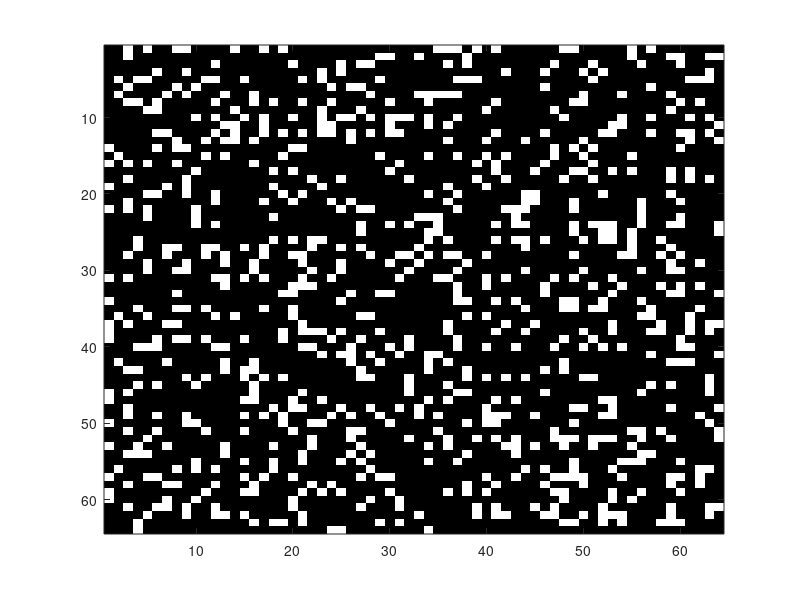

Here is the MATLAB script that generated this plot: (Note: this script raises an error after producing the figure.)
%%%%%%%%%%%%%%%%%%%%%%%%%%%%%%%%%%%%%%%%%%%%%%%%%%%%%%%%%%%%%%%%%%
% Introduction to Scientific Computing - WBCS14003              %
%                                                               %
%  Simulate spatial pattern formation in Matlab                 %
%  via cellular automata                                        %
%                                                               %
%%%%%%%%%%%%%%%%%%%%%%%%%%%%%%%%%%%%%%%%%%%%%%%%%%%%%%%%%%%%%%%%%

clc;                                 % clear the command window 
close all                            % close open figure windows      
clear all;                           % remove items from the workspace

n=64;                                % number of cells horizontally/vertically
p=0.2;                               % probability that a cell is alive 
max_gen=100;                         % maximal number of generations

% Initialize matrix A 
imname='random';                     % name of the pattern
A=rand(n,n)<p;                       % n x n matrix A with random zeroes/ones
                                     % expected number of living cells is p (for n large)

% Print the initial fraction of living cells on the screen
fprintf('initial fraction of living cells=%f\n',sum(sum(abs(A)))/n^2);

% Display the initial pattern of living and dead cells as an image 
% The living cells are white, the dead cells black. 
figure;                              % open a figure window
imHandle = imagesc(A,[0 1]);         % display the matrix A as an image. 
                                     % The value range of A is [0 1].
colormap(gray);                      % set a gray scale color table

% Write the image to a PNG file
gen=1;                               % current generation number 
imfile = [imname,'_n=',int2str(n),'_p=',num2str(p),'_gen=',int2str(gen),'.png'];
imwrite(A, imfile);                  % write A 

% Expand matrix A to matrix A1 because of the extra borders needed
A1=zeros(n+2,n+2);                   % initialise (n+2)x(n+2) matrix with zeroes 
A1(2:n+1,2:n+1)=A;                   % Insert matrix A in matrix A1 

% Now compute the successive generations via the majority rule. 
% The algorithm should terminate as soon as no more differences 
% occur between successive generations.

% Here comes your code ....
for g = 1 : max_gen
    A_current = A1;
    for i = 2 : (n + 1)
        for j = 2 : (n + 1)   
            if (A_current(i,j) == 0)
                x =  getValue(A_current, 1, i, j); 
                if (x == 1) 
                    A1(i,j) = 1; 
                end
            end
                
            if (A_current(i,j) == 1)
                x = getValue(A_current, 0, i, j); 
                if (x == 1)
                    A1(i,j) = 0;
                end
            end
        end  
    end
    set(imHandle, 'CData' , A1);
    drawnow ;
    pause(0.1);
    if (isequal(A1,A_current == true))
        fprintf('initial fraction of living cells=%f\n',sum(sum(abs(A1)))/n^2);
        imfile = [imname,'_n=',int2str(n),'_p=',num2str(p),'_gen=',int2str(g),'.png'];
        imwrite(A1, imfile);               
        break;    
    end
    A_current = A1;
end

function x=getValue(Arr, state, row, col)
    counter = 0;
    for r = (row - 1) : (row + 1)
        for c = (col - 1) : (col + 1)
            if (((r ~= row) || (c ~= col)) && (Arr(r,c) == state))
                counter = counter + 1;
            end
        end
    end
    if (counter > 4)
        x = 1;
    else
        x = 0;
    end
    
end